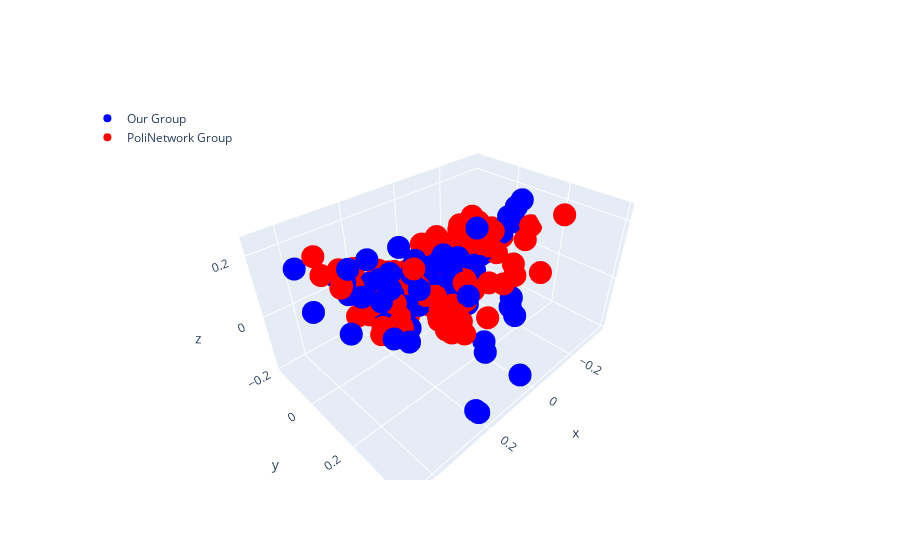

Source (notebook cell):
### Code cell
plot_and_compare_reduced_embeddings_3D(preprocessed_texts, poli_preprocessed_texts, "en", "it", "Our Group", "PoliNetwork Group")
